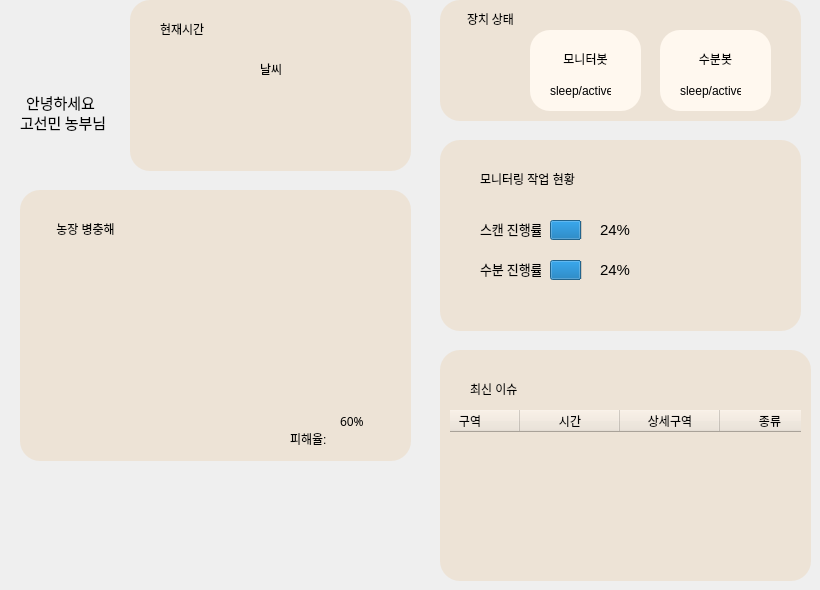
         <widget class="QWidget" name="mainboard_page">
          <widget class="QGroupBox" name="weather_groupbox">
           <property name="geometry">
            <rect>
             <x>130</x>
             <y>0</y>
             <width>281</width>
             <height>171</height>
            </rect>
           </property>
           <property name="styleSheet">
            <string notr="true">background-color: rgb(253, 241, 226);
background-color: rgb(237, 227, 214);


border-top-left-radius:20px;
border-top-right-radius:20px;
border-bottom-left-radius:20px;
border-bottom-right-radius:20px;</string>
           </property>
           <property name="title">
            <string/>
           </property>
           <widget class="QWidget" name="icon_widget" native="true">
            <property name="geometry">
             <rect>
              <x>20</x>
              <y>40</y>
              <width>101</width>
              <height>101</height>
             </rect>
            </property>
            <widget class="QLabel" name="weather_icon">
             <property name="geometry">
              <rect>
               <x>10</x>
               <y>10</y>
               <width>67</width>
               <height>61</height>
              </rect>
             </property>
             <property name="text">
              <string/>
             </property>
            </widget>
           </widget>
           <widget class="QWidget" name="text_widget" native="true">
            <property name="geometry">
             <rect>
              <x>120</x>
              <y>40</y>
              <width>141</width>
              <height>111</height>
             </rect>
            </property>
            <widget class="QLabel" name="weather_label">
             <property name="geometry">
              <rect>
               <x>10</x>
               <y>20</y>
               <width>141</width>
               <height>17</height>
              </rect>
             </property>
             <property name="styleSheet">
              <string notr="true">font: 11pt &quot;NanumSquareRound ExtraBold&quot;;
</string>
             </property>
             <property name="text">
              <string>날씨</string>
             </property>
            </widget>
           </widget>
           <widget class="QLabel" name="datetime">
            <property name="geometry">
             <rect>
              <x>30</x>
              <y>20</y>
              <width>231</width>
              <height>17</height>
             </rect>
            </property>
            <property name="styleSheet">
             <string notr="true">font: 11pt &quot;NanumSquareRound ExtraBold&quot;;
</string>
            </property>
            <property name="text">
             <string>현재시간</string>
            </property>
           </widget>
          </widget>
          <widget class="QGroupBox" name="control_groupbox">
           <property name="geometry">
            <rect>
             <x>440</x>
             <y>0</y>
             <width>361</width>
             <height>121</height>
            </rect>
           </property>
           <property name="layoutDirection">
            <enum>Qt::LeftToRight</enum>
           </property>
           <property name="styleSheet">
            <string notr="true">background-color: rgb(253, 241, 226);
background-color: rgb(237, 227, 214);

border-top-left-radius:20px;
border-top-right-radius:20px;
border-bottom-left-radius:20px;
border-bottom-right-radius:20px;</string>
           </property>
           <property name="title">
            <string/>
           </property>
           <widget class="QLabel" name="control_label_4">
            <property name="geometry">
             <rect>
              <x>20</x>
              <y>10</y>
              <width>61</width>
              <height>17</height>
             </rect>
            </property>
            <property name="font">
             <font>
              <family>NanumSquareRound</family>
             </font>
            </property>
            <property name="layoutDirection">
             <enum>Qt::LeftToRight</enum>
            </property>
            <property name="text">
             <string>장치 상태</string>
            </property>
            <property name="alignment">
             <set>Qt::AlignCenter</set>
            </property>
           </widget>
           <widget class="QGroupBox" name="control_groupbox_2">
            <property name="geometry">
             <rect>
              <x>90</x>
              <y>30</y>
              <width>111</width>
              <height>81</height>
             </rect>
            </property>
            <property name="layoutDirection">
             <enum>Qt::LeftToRight</enum>
            </property>
            <property name="styleSheet">
             <string notr="true">background-color: rgb(255, 248, 239);

border-top-left-radius:20px;
border-top-right-radius:20px;
border-bottom-left-radius:20px;
border-bottom-right-radius:20px;</string>
            </property>
            <property name="title">
             <string/>
            </property>
            <widget class="QLabel" name="monibot_toggle">
             <property name="geometry">
              <rect>
               <x>20</x>
               <y>50</y>
               <width>67</width>
               <height>17</height>
              </rect>
             </property>
             <property name="text">
              <string/>
             </property>
            </widget>
            <widget class="QLabel" name="control_label">
             <property name="geometry">
              <rect>
               <x>10</x>
               <y>20</y>
               <width>91</width>
               <height>17</height>
              </rect>
             </property>
             <property name="font">
              <font>
               <family>NanumSquareRound</family>
              </font>
             </property>
             <property name="layoutDirection">
              <enum>Qt::LeftToRight</enum>
             </property>
             <property name="text">
              <string>모니터봇</string>
             </property>
             <property name="alignment">
              <set>Qt::AlignCenter</set>
             </property>
            </widget>
            <widget class="QLabel" name="home_monibot_state_label">
             <property name="geometry">
              <rect>
               <x>20</x>
               <y>50</y>
               <width>61</width>
               <height>21</height>
              </rect>
             </property>
             <property name="text">
              <string>sleep/active</string>
             </property>
            </widget>
           </widget>
           <widget class="QGroupBox" name="control_groupbox_3">
            <property name="geometry">
             <rect>
              <x>220</x>
              <y>30</y>
              <width>111</width>
              <height>81</height>
             </rect>
            </property>
            <property name="layoutDirection">
             <enum>Qt::LeftToRight</enum>
            </property>
            <property name="styleSheet">
             <string notr="true">background-color: rgb(255, 248, 239);

border-top-left-radius:20px;
border-top-right-radius:20px;
border-bottom-left-radius:20px;
border-bottom-right-radius:20px;</string>
            </property>
            <property name="title">
             <string/>
            </property>
            <widget class="QLabel" name="pollibot_toggle">
             <property name="geometry">
              <rect>
               <x>20</x>
               <y>50</y>
               <width>67</width>
               <height>17</height>
              </rect>
             </property>
             <property name="text">
              <string/>
             </property>
            </widget>
            <widget class="QLabel" name="control_label_3">
             <property name="geometry">
              <rect>
               <x>30</x>
               <y>20</y>
               <width>51</width>
               <height>17</height>
              </rect>
             </property>
             <property name="font">
              <font>
               <family>NanumSquareRound</family>
              </font>
             </property>
             <property name="layoutDirection">
              <enum>Qt::LeftToRight</enum>
             </property>
             <property name="text">
              <string>수분봇</string>
             </property>
             <property name="alignment">
              <set>Qt::AlignCenter</set>
             </property>
            </widget>
            <widget class="QLabel" name="home_monibot_state_label_2">
             <property name="geometry">
              <rect>
               <x>20</x>
               <y>50</y>
               <width>61</width>
               <height>21</height>
              </rect>
             </property>
             <property name="text">
              <string>sleep/active</string>
             </property>
            </widget>
           </widget>
          </widget>
          <widget class="QGroupBox" name="prediction_groupbox">
           <property name="geometry">
            <rect>
             <x>20</x>
             <y>190</y>
             <width>391</width>
             <height>271</height>
            </rect>
           </property>
           <property name="styleSheet">
            <string notr="true">background-color: rgb(253, 241, 226);
background-color: rgb(237, 227, 214);


border-top-left-radius:20px;
border-top-right-radius:20px;
border-bottom-left-radius:20px;
border-bottom-right-radius:20px;</string>
           </property>
           <property name="title">
            <string/>
           </property>
           <widget class="QLabel" name="monitoring_label_5">
            <property name="geometry">
             <rect>
              <x>270</x>
              <y>240</y>
              <width>41</width>
              <height>17</height>
             </rect>
            </property>
            <property name="styleSheet">
             <string notr="true">font: 9pt &quot;NanumSquareRound ExtraBold&quot;;
</string>
            </property>
            <property name="text">
             <string>피해율:</string>
            </property>
           </widget>
           <widget class="QGroupBox" name="piechart_groupbox">
            <property name="geometry">
             <rect>
              <x>10</x>
              <y>50</y>
              <width>371</width>
              <height>181</height>
             </rect>
            </property>
            <property name="styleSheet">
             <string notr="true">background-color: rgb(253, 241, 226);
background-color: rgb(237, 227, 214);


border-top-left-radius:20px;
border-top-right-radius:20px;
border-bottom-left-radius:20px;
border-bottom-right-radius:20px;</string>
            </property>
            <property name="title">
             <string/>
            </property>
           </widget>
           <widget class="QLabel" name="pie_label">
            <property name="geometry">
             <rect>
              <x>20</x>
              <y>30</y>
              <width>91</width>
              <height>17</height>
             </rect>
            </property>
            <property name="styleSheet">
             <string notr="true">font: 11pt &quot;NanumSquareRound ExtraBold&quot;;
</string>
            </property>
            <property name="text">
             <string>농장 병충해</string>
            </property>
            <property name="alignment">
             <set>Qt::AlignCenter</set>
            </property>
           </widget>
           <widget class="QLabel" name="monitoring_label_6">
            <property name="geometry">
             <rect>
              <x>320</x>
              <y>206</y>
              <width>61</width>
              <height>51</height>
             </rect>
            </property>
            <property name="font">
             <font>
              <family>NanumSquareRound ExtraBold</family>
              <pointsize>9</pointsize>
              <weight>50</weight>
              <italic>false</italic>
              <bold>false</bold>
             </font>
            </property>
            <property name="styleSheet">
             <string notr="true">font: 9pt &quot;NanumSquareRound ExtraBold&quot;;
</string>
            </property>
            <property name="text">
             <string>60%</string>
            </property>
           </widget>
          </widget>
          <widget class="QGroupBox" name="fruitset_groupbox">
           <property name="geometry">
            <rect>
             <x>440</x>
             <y>350</y>
             <width>371</width>
             <height>231</height>
            </rect>
           </property>
           <property name="styleSheet">
            <string notr="true">background-color: rgb(253, 241, 226);
background-color: rgb(237, 227, 214);


border-top-left-radius:20px;
border-top-right-radius:20px;
border-bottom-left-radius:20px;
border-bottom-right-radius:20px;</string>
           </property>
           <property name="title">
            <string/>
           </property>
           <widget class="QLabel" name="monitoring_label_3">
            <property name="geometry">
             <rect>
              <x>30</x>
              <y>30</y>
              <width>141</width>
              <height>17</height>
             </rect>
            </property>
            <property name="styleSheet">
             <string notr="true">font: 11pt &quot;NanumSquareRound ExtraBold&quot;;
</string>
            </property>
            <property name="text">
             <string>최신 이슈</string>
            </property>
           </widget>
           <widget class="QGroupBox" name="linechart_area">
            <property name="geometry">
             <rect>
              <x>10</x>
              <y>50</y>
              <width>351</width>
              <height>171</height>
             </rect>
            </property>
            <property name="title">
             <string/>
            </property>
            <widget class="QTableWidget" name="area_log_show_box_3">
             <property name="geometry">
              <rect>
               <x>-30</x>
               <y>10</y>
               <width>381</width>
               <height>201</height>
              </rect>
             </property>
             <column>
              <property name="text">
               <string>구역</string>
              </property>
             </column>
             <column>
              <property name="text">
               <string>시간</string>
              </property>
             </column>
             <column>
              <property name="text">
               <string>상세구역</string>
              </property>
             </column>
             <column>
              <property name="text">
               <string>종류</string>
              </property>
             </column>
            </widget>
           </widget>
          </widget>
          <widget class="QGroupBox" name="monitor_groupbox">
           <property name="geometry">
            <rect>
             <x>440</x>
             <y>140</y>
             <width>361</width>
             <height>191</height>
            </rect>
           </property>
           <property name="styleSheet">
            <string notr="true">background-color: rgb(253, 241, 226);
background-color: rgb(237, 227, 214);


border-top-left-radius:20px;
border-top-right-radius:20px;
border-bottom-left-radius:20px;
border-bottom-right-radius:20px;</string>
           </property>
           <property name="title">
            <string/>
           </property>
           <widget class="QLabel" name="monitoring_label_7">
            <property name="geometry">
             <rect>
              <x>40</x>
              <y>30</y>
              <width>141</width>
              <height>17</height>
             </rect>
            </property>
            <property name="styleSheet">
             <string notr="true">font: 11pt &quot;NanumSquareRound ExtraBold&quot;;
</string>
            </property>
            <property name="text">
             <string>모니터링 작업 현황</string>
            </property>
           </widget>
           <widget class="QGroupBox" name="progress">
            <property name="geometry">
             <rect>
              <x>30</x>
              <y>70</y>
              <width>221</width>
              <height>41</height>
             </rect>
            </property>
            <property name="styleSheet">
             <string notr="true">background-color: rgb(255, 248, 239);
background-color: rgb(237, 227, 214);

border-radius: 10px;</string>
            </property>
            <property name="title">
             <string/>
            </property>
            <widget class="QProgressBar" name="scanprogressBar">
             <property name="geometry">
              <rect>
               <x>80</x>
               <y>10</y>
               <width>131</width>
               <height>20</height>
              </rect>
             </property>
             <property name="font">
              <font>
               <family>Ubuntu</family>
               <pointsize>11</pointsize>
               <weight>50</weight>
               <italic>false</italic>
               <bold>false</bold>
              </font>
             </property>
             <property name="autoFillBackground">
              <bool>false</bool>
             </property>
             <property name="styleSheet">
              <string notr="true">font: 11pt &quot;Ubuntu&quot;;
</string>
             </property>
             <property name="value">
              <number>24</number>
             </property>
             <property name="alignment">
              <set>Qt::AlignCenter</set>
             </property>
             <property name="textVisible">
              <bool>true</bool>
             </property>
             <property name="invertedAppearance">
              <bool>false</bool>
             </property>
             <property name="textDirection">
              <enum>QProgressBar::TopToBottom</enum>
             </property>
            </widget>
            <widget class="QLabel" name="scanratelabel">
             <property name="geometry">
              <rect>
               <x>10</x>
               <y>10</y>
               <width>61</width>
               <height>17</height>
              </rect>
             </property>
             <property name="font">
              <font>
               <family>NanumSquareRound</family>
               <pointsize>10</pointsize>
              </font>
             </property>
             <property name="text">
              <string>스캔 진행률</string>
             </property>
            </widget>
           </widget>
           <widget class="QGroupBox" name="progress_2">
            <property name="geometry">
             <rect>
              <x>30</x>
              <y>110</y>
              <width>221</width>
              <height>41</height>
             </rect>
            </property>
            <property name="styleSheet">
             <string notr="true">background-color: rgb(255, 248, 239);
background-color: rgb(237, 227, 214);

border-radius: 10px;</string>
            </property>
            <property name="title">
             <string/>
            </property>
            <widget class="QProgressBar" name="polliprogressbar">
             <property name="geometry">
              <rect>
               <x>80</x>
               <y>10</y>
               <width>131</width>
               <height>20</height>
              </rect>
             </property>
             <property name="font">
              <font>
               <family>Ubuntu</family>
               <pointsize>11</pointsize>
               <weight>50</weight>
               <italic>false</italic>
               <bold>false</bold>
              </font>
             </property>
             <property name="autoFillBackground">
              <bool>false</bool>
             </property>
             <property name="styleSheet">
              <string notr="true">font: 11pt &quot;Ubuntu&quot;;
</string>
             </property>
             <property name="value">
              <number>24</number>
             </property>
             <property name="alignment">
              <set>Qt::AlignCenter</set>
             </property>
             <property name="textVisible">
              <bool>true</bool>
             </property>
             <property name="invertedAppearance">
              <bool>false</bool>
             </property>
             <property name="textDirection">
              <enum>QProgressBar::TopToBottom</enum>
             </property>
            </widget>
            <widget class="QLabel" name="pollirate_label">
             <property name="geometry">
              <rect>
               <x>10</x>
               <y>10</y>
               <width>61</width>
               <height>17</height>
              </rect>
             </property>
             <property name="font">
              <font>
               <family>NanumSquareRound</family>
               <pointsize>10</pointsize>
              </font>
             </property>
             <property name="text">
              <string>수분 진행률</string>
             </property>
            </widget>
           </widget>
           <widget class="QPushButton" name="robotControl_btn">
            <property name="geometry">
             <rect>
              <x>260</x>
              <y>70</y>
              <width>61</width>
              <height>61</height>
             </rect>
            </property>
            <property name="styleSheet">
             <string notr="true">border-radius: 10px;
background-color: rgba(191, 64, 64, 0);</string>
            </property>
            <property name="text">
             <string/>
            </property>
            <property name="icon">
             <iconset resource="../../../../dev_ws/git_ws/deeplearning-repo-2/GUI/resources.qrc">
              <normaloff>:/icons/cli-map-brown.png</normaloff>:/icons/cli-map-brown.png</iconset>
            </property>
            <property name="iconSize">
             <size>
              <width>50</width>
              <height>50</height>
             </size>
            </property>
           </widget>
          </widget>
          <widget class="QGroupBox" name="groupBox_4">
           <property name="geometry">
            <rect>
             <x>10</x>
             <y>0</y>
             <width>111</width>
             <height>161</height>
            </rect>
           </property>
           <property name="styleSheet">
            <string notr="true">border: none;</string>
           </property>
           <property name="title">
            <string/>
           </property>
           <widget class="QLabel" name="label">
            <property name="geometry">
             <rect>
              <x>10</x>
              <y>90</y>
              <width>81</width>
              <height>25</height>
             </rect>
            </property>
            <property name="font">
             <font>
              <family>NanumSquareRound</family>
              <pointsize>11</pointsize>
              <weight>50</weight>
              <italic>false</italic>
              <bold>false</bold>
             </font>
            </property>
            <property name="styleSheet">
             <string notr="true"/>
            </property>
            <property name="text">
             <string>안녕하세요</string>
            </property>
            <property name="alignment">
             <set>Qt::AlignCenter</set>
            </property>
           </widget>
           <widget class="QLabel" name="label_2">
            <property name="geometry">
             <rect>
              <x>10</x>
              <y>110</y>
              <width>91</width>
              <height>25</height>
             </rect>
            </property>
            <property name="font">
             <font>
              <family>NanumSquareRound</family>
              <pointsize>11</pointsize>
              <weight>50</weight>
              <italic>false</italic>
              <bold>false</bold>
             </font>
            </property>
            <property name="styleSheet">
             <string notr="true"/>
            </property>
            <property name="text">
             <string>고선민 농부님</string>
            </property>
           </widget>
           <widget class="QPushButton" name="pushButton">
            <property name="geometry">
             <rect>
              <x>20</x>
              <y>20</y>
              <width>71</width>
              <height>61</height>
             </rect>
            </property>
            <property name="styleSheet">
             <string notr="true">border: none;</string>
            </property>
            <property name="text">
             <string/>
            </property>
            <property name="icon">
             <iconset resource="../../../../dev_ws/git_ws/deeplearning-repo-2/GUI/resources.qrc">
              <normaloff>:/icons/user-profile.png</normaloff>:/icons/user-profile.png</iconset>
            </property>
            <property name="iconSize">
             <size>
              <width>60</width>
              <height>60</height>
             </size>
            </property>
           </widget>
          </widget>
         </widget>
